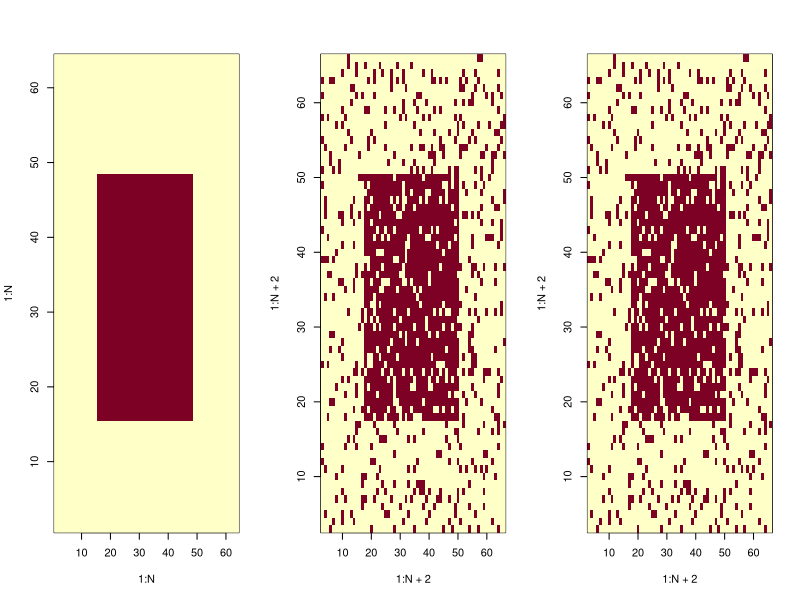
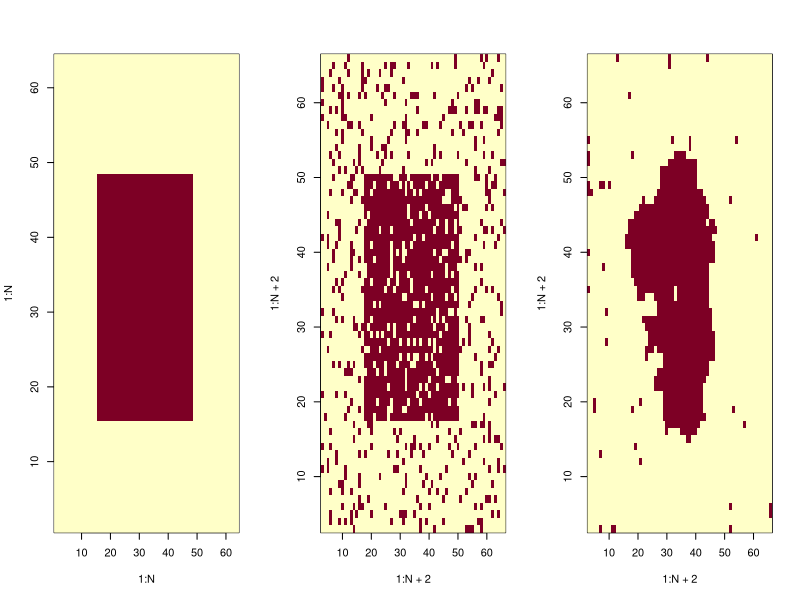
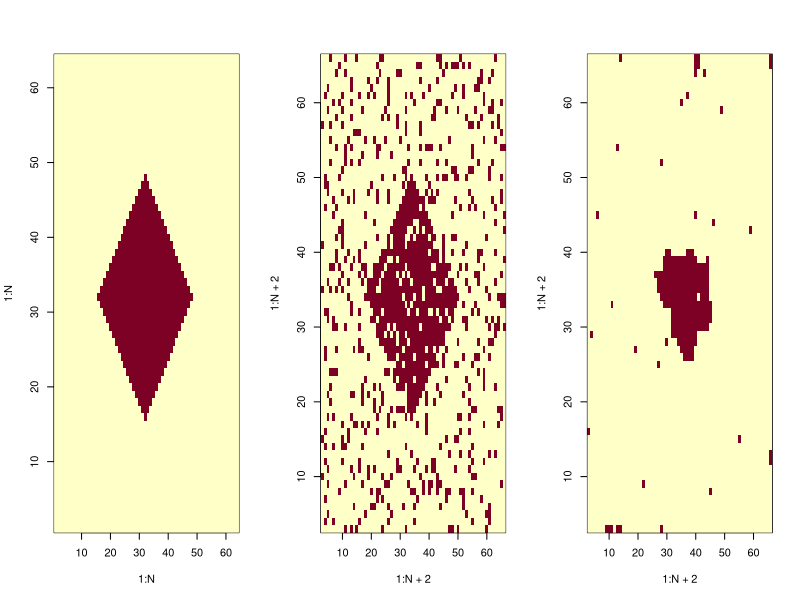
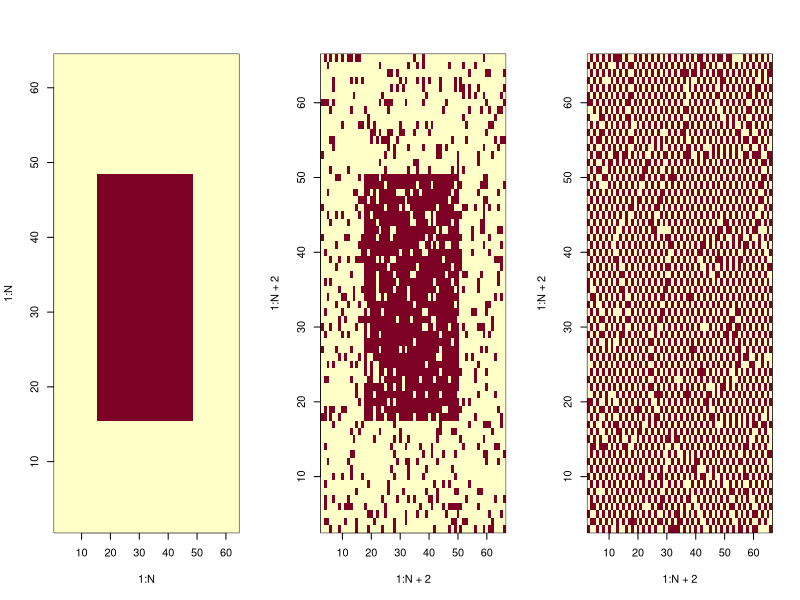
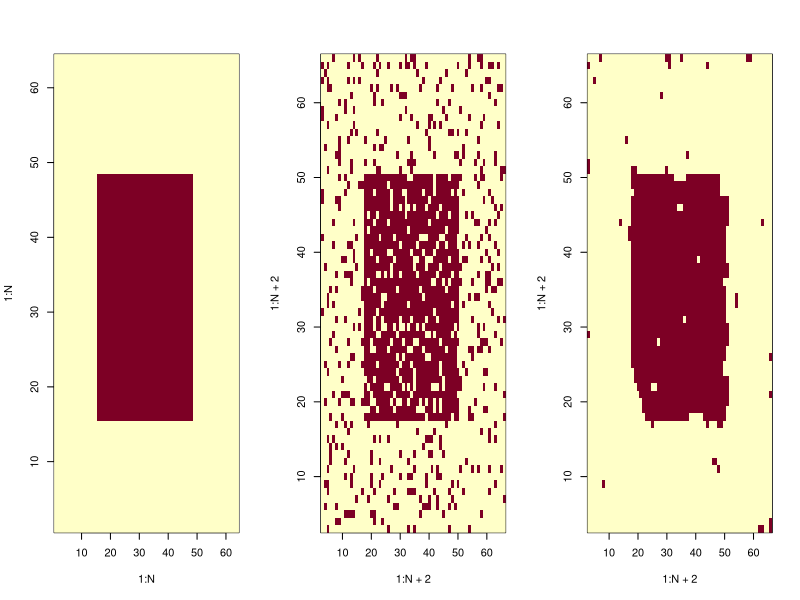
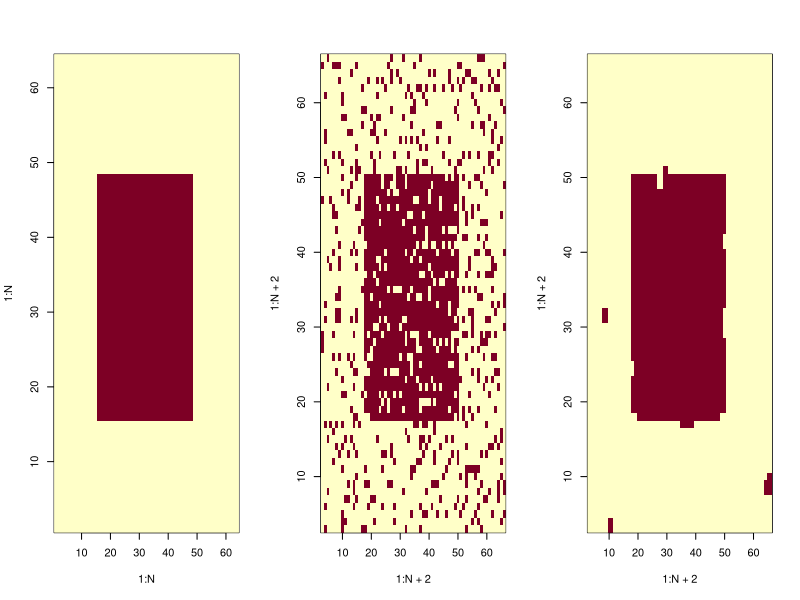
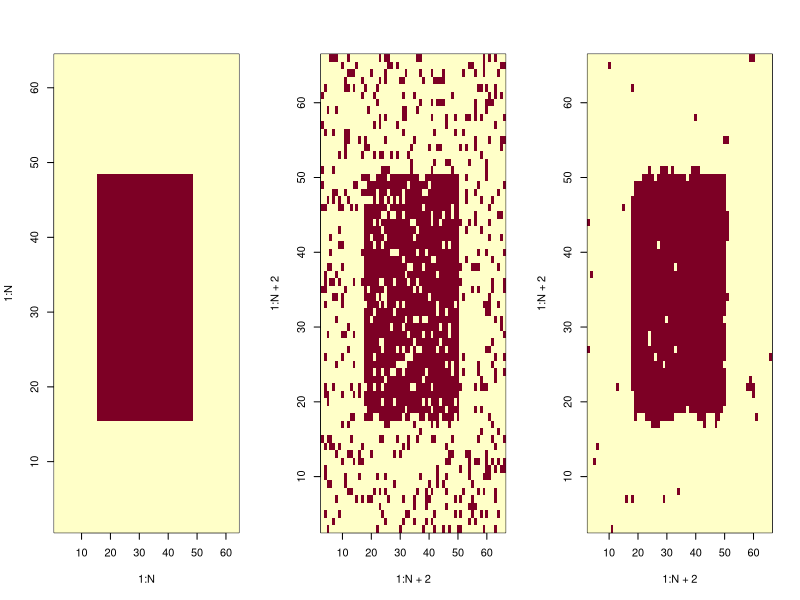
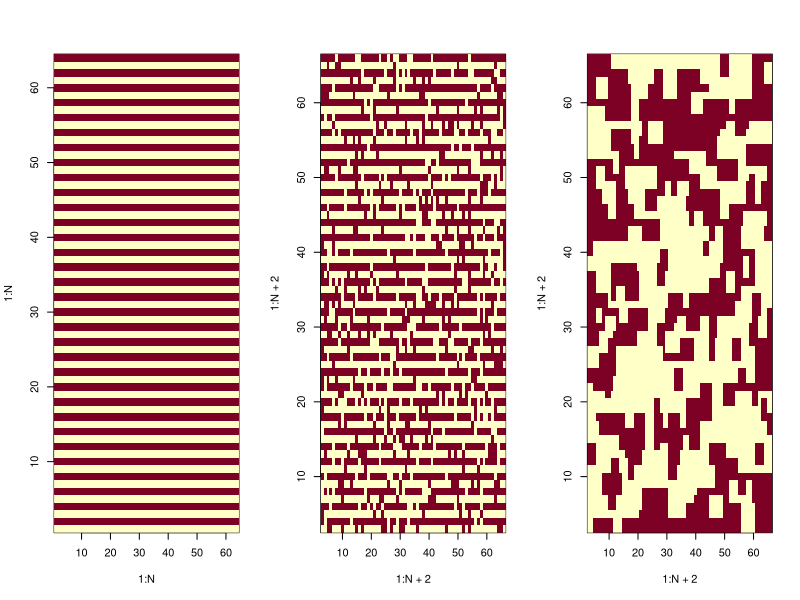

Generate these figures, in order, with R: (Note: this script raises an error after producing the figures.)
## ---- chunk 1
bruiteur=function(image, br, p){
  #fonction qui revoit l'image donnée en argument par la même image mais bruitée par la méthode demandée "br"
  imgBr <- image
  N <- dim(image)[1]
  bruit <- 0
  p <- 0.15
  #----binomiale----
  if(br== "rbinom"){bruit <- matrix(2*rbinom(N^2,1,1-p)-1,nrow=N,ncol=N)}
  
  #----poisson----      #futurs bruitages différents possibles
  #----normale----
  
  imgBr <- image*bruit
  return(imgBr)
}#func

#================================================================================================================

imageGenerator=function(forme, N){
  #fonction permettant de générer une matrice-image de forme choisie, et de taille N*N
  
  img <- matrix(-1, nrow= N, ncol= N)
  
  #----rectangle----
  if(forme== "rectangle"){
    img[(N/4):(N*3/4),(N/4):(N*3/4)] <- 1}
  
  #----losange----
  if(forme== "losange"){
    for (i in 1:N){
      for (j in 1:N){
        img[i,j]=-1+2*(abs(i-j)<=N/4)*(abs(i+j-N)<=N/4)  
      }}#for#for
  }#if
  
  #----bandes verticales----
  if(forme=="bande"){
    for (j in 1:(N/2)){ img[,2*j]=rep(1,N) }
  }#if
  
  return(img)
}#func

#================================================================================================================

correspondance=function(img0, img1, N){
  #fonction qui renvoit le pourcentage de correspondance entre deux images de mêmes tailles.
	
	nok <- 0 #nombre de pixels divergents
	
	for (i in (1:N)){
		for (j in (1:N)){
			if(img0[i,j] != img1[i,j]){nok <- nok+1}
		}#for
	}#for
	correspondance <- ((N^2)-nok)/(N^2)*100
	return(correspondance)
}#func
## ---- chunk 2
GibbsIsing = function(forme, N, p, B, beta, alpha, n){
  # fonction qui réalise l'échantilloneur de Gibbs, sur le modèle d'Ising, avec une image img1 bruitée à partir de img0, afin de restaurer cette image.
  
  #----création de l'image parfaite img0----
  img0 = imageGenerator(forme, N)
  #----création de l'image bruitée, avec ajout d'une bordure.
	img1 = matrix(0, nrow=N+2, ncol=N+2)
	img1[2:(N+1),2:(N+1)] = bruiteur(img0, "rbinom", p) 
	img2 = img1 #image tampon
  img3 = img1 #mémoire du bruit initiale
  
  for(k in 1:n){ #n parcours de pixels
    #----choix d'un site au hasard---
    i <- 1+ceiling(N*runif(1)) # indice entre 2 et N+1 pour éviter le contour
    j <- 1+ceiling(N*runif(1))
    
    #----changement de valeur au site choisi sur img2 (1 ou -1) pour représenter E en entier avec img1 et img2 (cas d'une image en noir et blanc)----
    img2[i,j] = -img1[i,j]
    
    #----voisinage----
    v = img1[i+1,j] + img1[i-1,j] + img1[i,j+1] + img1[i,j-1]
    
    #----potentiels (modele d'ising)----
    U1 = -B*img1[i,j]-img1[i,j]*(beta*v + alpha*img3[i,j])
    U2 = -B*img2[i,j]-img2[i,j]*(beta*v + alpha*img3[i,j])
    
    #----calcule de la proba conditionnelle locale----
    P <- exp(-U2)/(exp(-U1)+exp(-U2))
    
    if(runif(1)<= P){img1[i,j]= img2[i,j]}#on change la valeur du pixel
    else{img2[i,j] <- img1[i,j]} #on garde la valeur du pixel
  }#for
  
  #----affichage----
  par(mfrow=c(1,3))
  
  img3 <- img3[2:(N+1),2:(N+1)] #on retire les contours
	img1 <- img1[2:(N+1),2:(N+1)]
  
	image(1:N,1:N,img0)#image initiale
	image(1:N+2,1:N+2,img3)#image bruitée
	image(1:N+2,1:N+2,img1)#image restaurée
}
## ---- chunk 3
metropolisIsing=function(forme, N, p, B, beta, alpha, n){
	#fonction qui réalise l'algorithme de Metropolis sur une image bruitée img1 (à partir de img0), pour restaurer cette image.
	
	#----création de l'image parfaite img0----
	img0 = imageGenerator(forme, N)
	
	#----création d'une image auxiliaire img1, avec bord plus long et bruitage----
	img1 = matrix(0, nrow=N+2, ncol=N+2)
	img1[2:(N+1),2:(N+1)] = bruiteur(img0, "rbinom", p)
	img2 = img1 #image tampon
	img3 = img1 #mémoire du bruit initiale

	for(k in 1:n){ #n visites de pixels
	
		#----choix d'un pixel au hasard----
		i <- 1+ceiling(N*runif(1)) # indice entre 2 et N+1
		j <- 1+ceiling(N*runif(1))
		
		#----tirage nouvelle valeure candidate----
		img2[i,j] = -img1[i,j]
	
		#----voisinage----
		v = img1[i+1,j] + img1[i-1,j] + img1[i,j+1] + img1[i,j-1]
	
		#----potentiels----
		U1 = -B*img1[i,j]-img1[i,j]*(beta*v + alpha*img3[i,j])#potentiel actuel
		U2 = -B*img2[i,j]-img2[i,j]*(beta*v + alpha*img3[i,j])#potentiel candidat
	
		#----proba conditionnelle locale----
		dU = U2-U1
		p <- exp(-dU)
		
		if(runif(1)<=p){img1[i,j]= -img1[i,j]}#on change la valeur du pixel
		else{img2[i,j] <- img1[i,j]} #on garde la valeur du pixel
	}#for
	
	#----affichage----
	img3 <- img3[2:(N+1),2:(N+1)] #on retire le contour
	img1 <- img1[2:(N+1),2:(N+1)]
	
	par(mfrow=c(1,3))
	image(1:N,1:N,img0)#image initiale
	image(1:N+2,1:N+2,img3)#image bruitée
	image(1:N+2,1:N+2,img1)#image restaurée
	return(c("pourcentage de restauration par metropolisIsing", correspondance(img0,img1,N)))
  
}#func
## ---- chunk 4
metropolisIsing("rectangle", 64, 0.25, 0, 0.66, 5, 10^5)
## ---- chunk 5
metropolisIsing("rectangle", 64, 0.25, 0, 0.66, 0, 5*10^5)
metropolisIsing("losange", 64, 0.25, 0, 0.66, 0, 5*10^5)
## ---- chunk 6
metropolisIsing("rectangle", 64, 0.25, 0, -0.66, 0.33, 10^5)
## ---- chunk 7
metropolisIsing("rectangle", 64, 0.25, 0, 0.66, 0.33, 10^5)
## ---- chunk 8
recuitSimule=function(forme, N, p, B, beta, alpha, n){
	#fonction qui réalise l'algorithme de recuit simulé, pour restaurer img1
	
	#----création de l'image parfaite img0----
	img0 = imageGenerator(forme, N)
	
	#----création d'une image auxiliaire img1, avec bordure et bruit----
	img1 = matrix(0, nrow=N+2, ncol=N+2)
	img1[2:(N+1),2:(N+1)] = bruiteur(img0, "rbinom", p)
	img2 = img1 #image tampon
	img3 = img1 #mémoire du bruit initiale

	for(k in 1:n){ #n visites de pixels
	  
	  T <- 1/log(n) #T tend lentement vers 0
	  
		#----choix d'un pixel au hasard----
		i <- 1+ceiling(N*runif(1)) # indice entre 2 et N+1
		j <- 1+ceiling(N*runif(1))
		
		#----tirage nouvelle valeure candidate----
		img2[i,j] = -img1[i,j]
	
		#----voisinage----
		v = img1[i+1,j] + img1[i-1,j] + img1[i,j+1] + img1[i,j-1]
	
		#----potentiels----
		U1 = -B*img1[i,j]-img1[i,j]*(beta*v + alpha*img3[i,j])#potentiel actuel
		U2 = -B*img2[i,j]-img2[i,j]*(beta*v + alpha*img3[i,j])#potentiel candidat
	
		#----probabilité conditionnelle locale, "recuite" à chaque itération----
		dU = U2-U1
		p <- exp(-dU/T)
		
		if(runif(1)<=p){img1[i,j]= -img1[i,j]}#changement
		else{img2[i,j] <- img1[i,j]} #inchangé
	}#for
	
	#----affichage----
	img3 <- img3[2:(N+1),2:(N+1)] #retire le contour
	img1 <- img1[2:(N+1),2:(N+1)]
	
	par(mfrow=c(1,3))
	image(1:N,1:N,img0)#image initiale
	image(1:N+2,1:N+2,img3)#image  bruitée
	image(1:N+2,1:N+2,img1)#image restaurée
	return(c("pourcentage de restauration par recuitSimule", correspondance(img0,img1,N)))
  
}#func
## ---- chunk 9

## ---- chunk 10
recuitSimule("rectangle", 64, 0.25, 0, 0.66, 0.33, 5*10^4)
metropolisIsing("rectangle", 64, 0.25, 0, 0.66, 0.33, 5*10^4)
## ---- chunk 11
recuitSimule("bande", 64, 0.25, 0, 0.66, 0.33, 5*10^4)
## ---- chunk 12
recuitSimule("bande", 64, 0.25, 0, -0.66, 0.33, 5*10^4)
## ---- chunk 13
energiehv=function(img){
  #fonction qui renvoie, dans un tuple, les sommes des doubles produits sur les lignes, et sur les colonnes. Le résultats sert au calcul des betah et betav
  eligne=0
  ecolonne=0
  for (i in 1:N) {for (j in 1:(N-1)){eligne=eligne+img[i,j]*img[i,j+1]}}  #somme des doubles produits de ligne
  for (j in 1:N) {for (i in 1:(N-1)){ecolonne=ecolonne+img[i,j]*img[i+1,j]}}  #somme des doubles produits de colonne
  return(c(eligne,ecolonne))
}#func

restorStripe=function(forme, N, p, B, beta, alpha, n){
  #fonction de recuit simulé modifiée pour restaurer une image en bandes horizontales noir et blanche alternées, grâce à une disjonction de cas entre l'horizontale et la verticale pour les calculs de potentiel.
  
  #----img0, initiale----
  img0 = imageGenerator(forme, N)
  
  #----img1, avec bordure et bruit----
  img1 = matrix(0, nrow=N+2, ncol=N+2)
  img1[2:(N+1),2:(N+1)] = bruiteur(img0, "rbinom", p)
  img2 = img1 #tampon
  img3 = img1 #bruit initiale
  
  #----calcul des deux beta, horizontal et vertical----
  betah=2*energiehv(img1)[2]/(abs(energiehv(img1)[1])+abs(energiehv(img1)[2]))
  betav=2*energiehv(img1)[1]/(abs(energiehv(img1)[1])+abs(energiehv(img1)[2]))

	for(k in 1:n){ #n visites de pixels
	  
	  T <- 1/log(n)
	  
		#----choix d'un pixel au hasard----
		i <- 1+ceiling(N*runif(1))
		j <- 1+ceiling(N*runif(1))
		
		#----tirage nouvelle valeure candidate----
		img2[i,j] = -img1[i,j]
	
    #----calcule du voisinage séparément entre horizontale (Vh) et verticale (Vv)
    Vh <- img1[i-1,j]+img1[i+1,j]
    Vv <- img1[i,j-1]+img1[i,j+1]
	
		#----potentiels----
		U1 = -B*img1[i,j]-img1[i,j]*(betah*Vh + betav*Vv + alpha*img3[i,j])#potentiel actuel
		U2 = -B*img2[i,j]-img2[i,j]*(betah*Vh + betav*Vv + alpha*img3[i,j])#potentiel candidat
	
		#----test----
		dU = U2-U1
		p <- exp(-dU/T)
		
		if(runif(1)<=p){img1[i,j]= -img1[i,j]}#changé
		else{img2[i,j] <- img1[i,j]} #inchangé
	}#for
  
  
  #----affichage----
  img3 <- img3[2:(N+1),2:(N+1)] 
  img1 <- img1[2:(N+1),2:(N+1)]
  par(mfrow=c(1,3))
  image(1:N,1:N,img0)#image initiale
  image(1:N+2,1:N+2,img3)#image bruitée
  image(1:N+2,1:N+2,img1)#image restaurée
  
  return(c("pourcentage de restauration par restorStripe",correspondance(img0,img1,N),"betah",betah,"betav",betav))
  
}#func
## ---- chunk 14
abc = imageGenerator("bande",64)
energiehv(abc)
## ---- chunk 15
restorStripe("bande",64,0.25,0,0.66,0.33,5*10^4)
## ---- chunk 16
#algo vbranche vstart
## ---- chunk 17
#algo de recuit avec calcul de voisinage étendu et donc parametre L
## ---- chunk 18
#algo qui va bien
## ---- chunk 19
#algo modifié
